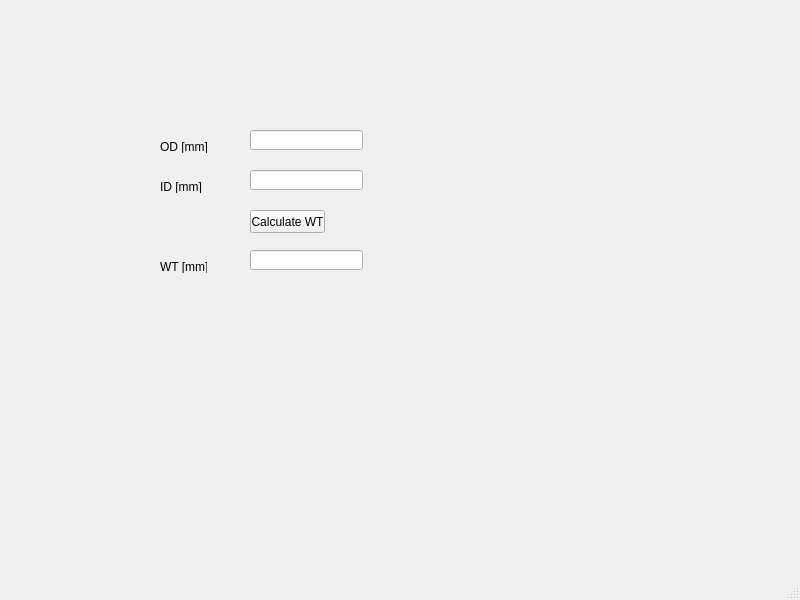
<?xml version="1.0" encoding="UTF-8"?>
<ui version="4.0">
 <class>MainWindow</class>
 <widget class="QMainWindow" name="MainWindow">
  <property name="geometry">
   <rect>
    <x>0</x>
    <y>0</y>
    <width>800</width>
    <height>600</height>
   </rect>
  </property>
  <property name="windowTitle">
   <string>MainWindow</string>
  </property>
  <widget class="QWidget" name="centralwidget">
   <widget class="QLineEdit" name="boxOD">
    <property name="geometry">
     <rect>
      <x>250</x>
      <y>130</y>
      <width>113</width>
      <height>20</height>
     </rect>
    </property>
   </widget>
   <widget class="QLabel" name="labelOD">
    <property name="geometry">
     <rect>
      <x>160</x>
      <y>140</y>
      <width>47</width>
      <height>13</height>
     </rect>
    </property>
    <property name="text">
     <string>OD [mm]</string>
    </property>
   </widget>
   <widget class="QLabel" name="labelID">
    <property name="geometry">
     <rect>
      <x>160</x>
      <y>180</y>
      <width>47</width>
      <height>13</height>
     </rect>
    </property>
    <property name="text">
     <string>ID [mm]</string>
    </property>
   </widget>
   <widget class="QLineEdit" name="boxID">
    <property name="geometry">
     <rect>
      <x>250</x>
      <y>170</y>
      <width>113</width>
      <height>20</height>
     </rect>
    </property>
   </widget>
   <widget class="QLabel" name="labelWT">
    <property name="geometry">
     <rect>
      <x>160</x>
      <y>260</y>
      <width>47</width>
      <height>13</height>
     </rect>
    </property>
    <property name="text">
     <string>WT [mm]</string>
    </property>
   </widget>
   <widget class="QLineEdit" name="boxWT">
    <property name="geometry">
     <rect>
      <x>250</x>
      <y>250</y>
      <width>113</width>
      <height>20</height>
     </rect>
    </property>
   </widget>
   <widget class="QPushButton" name="btnCalcWT">
    <property name="geometry">
     <rect>
      <x>250</x>
      <y>210</y>
      <width>75</width>
      <height>23</height>
     </rect>
    </property>
    <property name="text">
     <string>Calculate WT</string>
    </property>
   </widget>
  </widget>
  <widget class="QMenuBar" name="menubar">
   <property name="geometry">
    <rect>
     <x>0</x>
     <y>0</y>
     <width>800</width>
     <height>21</height>
    </rect>
   </property>
  </widget>
  <widget class="QStatusBar" name="statusbar"/>
 </widget>
 <resources/>
 <connections/>
</ui>
